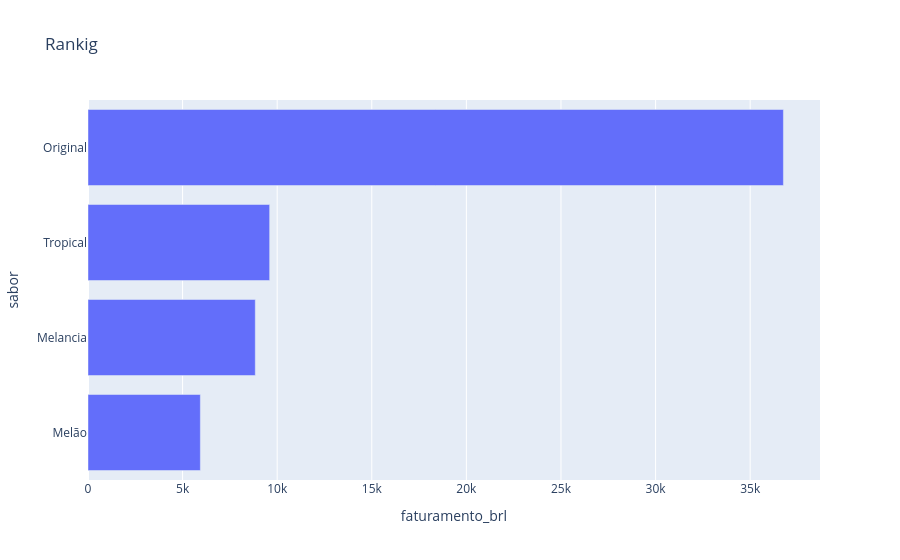

Notebook source saved alongside this figure:
### Code cell
fig = px.bar(preco_sabor_faturamento.reset_index(), x="faturamento_brl", y="sabor",
             barmode="group", title="Rankig")
fig.show()

### Figure 1 — Plotly figure (JSON) as saved in the notebook; plotly's stock layout.template omitted (floating-point values rounded to 4 significant figures)
{"data": [{"alignmentgroup": "True", "hovertemplate": "faturamento_brl=%{x}<br>sabor=%{y}<extra></extra>", "legendgroup": "", "marker": {"color": "#636efa", "pattern": {"shape": ""}}, "name": "", "offsetgroup": "", "orientation": "h", "showlegend": false, "textposition": "auto", "type": "bar", "x": [5938.0, 8842.0, 9601.0, 36760.0], "xaxis": "x", "y": ["Melão", "Melancia", "Tropical", "Original"], "yaxis": "y"}], "layout": {"barmode": "group", "legend": {"tracegroupgap": 0}, "title": {"text": "Rankig"}, "xaxis": {"anchor": "y", "domain": [0, 1], "title": {"text": "faturamento_brl"}}, "yaxis": {"anchor": "x", "domain": [0, 1], "title": {"text": "sabor"}}}}
